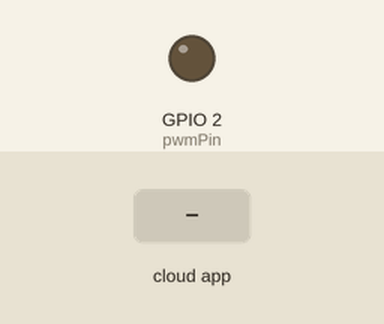
The sketch below on a simulated ESP32. On the bench: output pins drawn as LEDs (lit = HIGH). The inputs (shaded band) are chosen by the test bench. The ROS host is connected and sends only what is stated.

Above: at 1.2 s.
1.3 s: the phone or cloud app sets PwmReceive to 45
At 2.5 s:
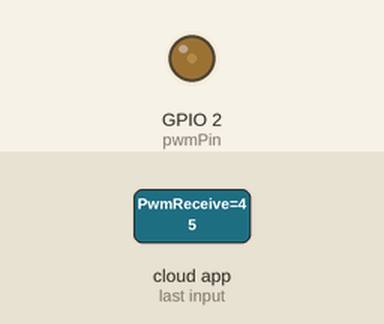
2.8 s: the phone or cloud app sets PwmReceive to 90
At 3.8 s:
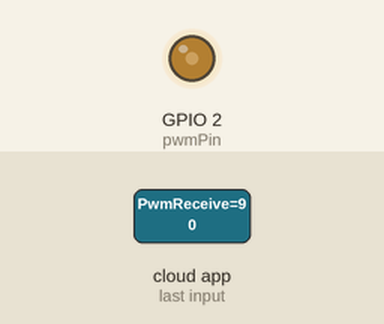
4.3 s: the phone or cloud app sets PwmReceive to 180
At 5.0 s:
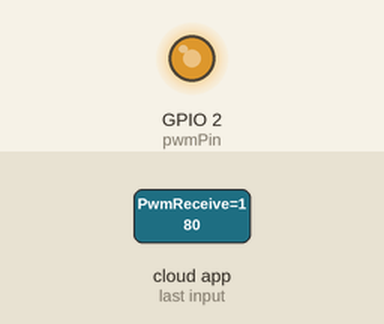
Timing chart, 0 to 7.3 s (numbered marks = the images above; inputs shaded):
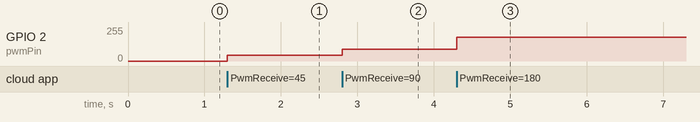

The sketch:

pwm_subscriber.ino
```cpp
//Codigo na esp

#include <ros.h>
#include <std_msgs/Int32.h>
//#include <esp32-hal-ledc.h>
#define USE_USBCON

ros::NodeHandle nh;

int pwmChannel= 0;
int pwmPin = 2;
int frequence = 1000; // 1KHz
int resolution = 8;

void vcc (const std_msgs::Int32 &PwmReceive){
  int valorPwm = PwmReceive.data;
  ledcAttachPin(pwmPin, pwmChannel);
  ledcWrite(pwmChannel, valorPwm);

}

ros::Subscriber<std_msgs::Int32> sub("PwmReceive", &vcc);

void setup() {
  nh.getHardware()->setBaud(115200);
  ledcSetup(pwmChannel, frequence, resolution);
  //delay(2000);

  nh.initNode();
  nh.subscribe(sub);


}

void loop() {
  nh.spinOnce();
  //while(!nh.connected()) {nh.spinOnce();}
}
```

Measured:
- after the input at 1.3 s, GPIO 2 (pwmPin): 0/255 → 45/255 at once
- after the input at 2.8 s, GPIO 2 (pwmPin): 45/255 → 90/255 at once
- after the input at 4.3 s, GPIO 2 (pwmPin): 90/255 → 179/255 at once
